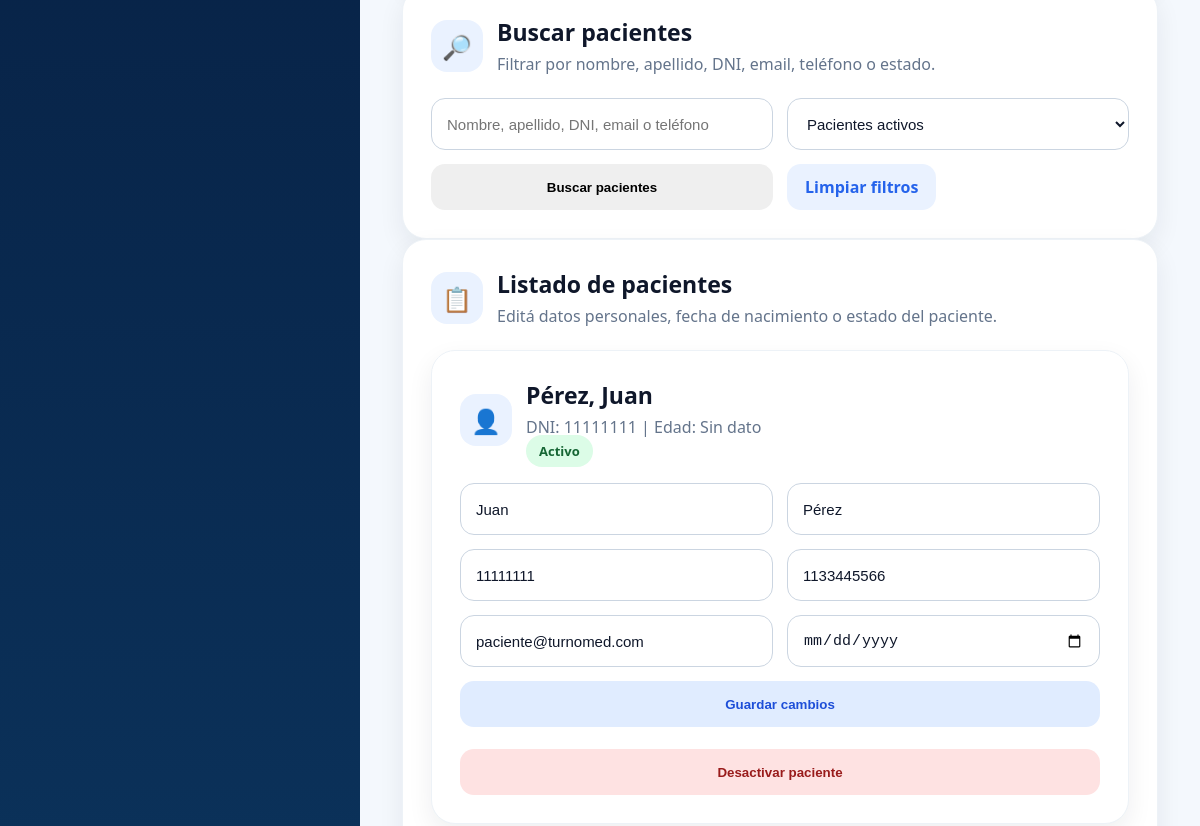
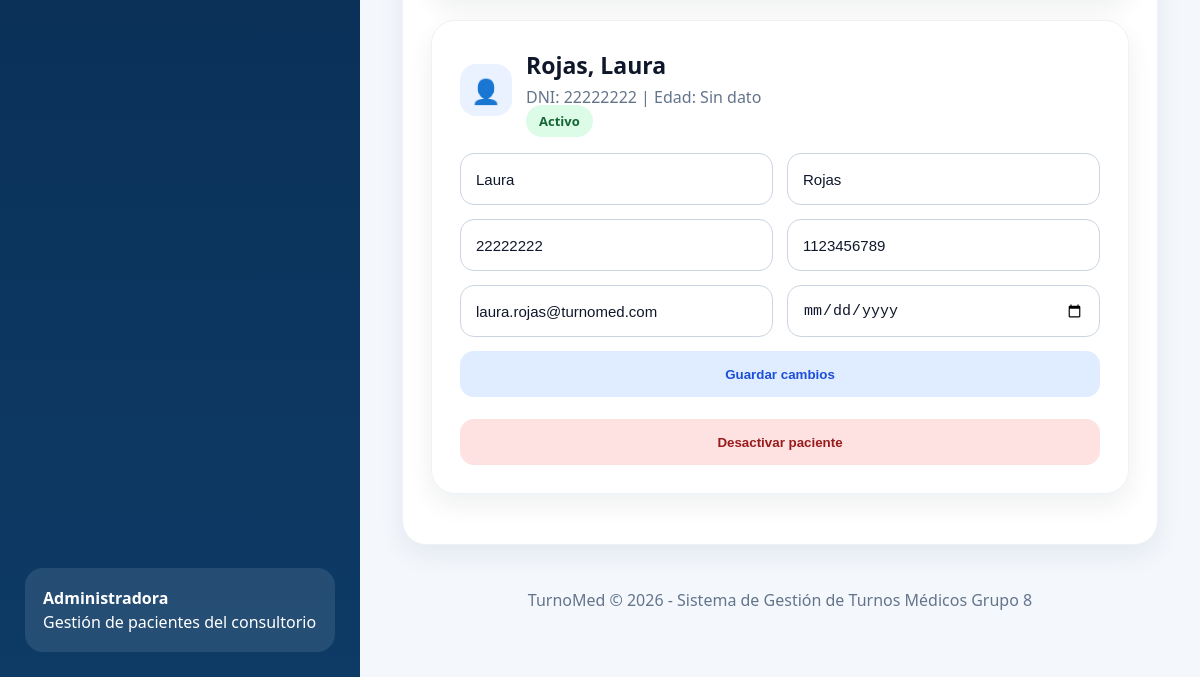
Page /admin/pacientes (signed in, lower part) on the earlier database version (2 pictures, top to bottom).
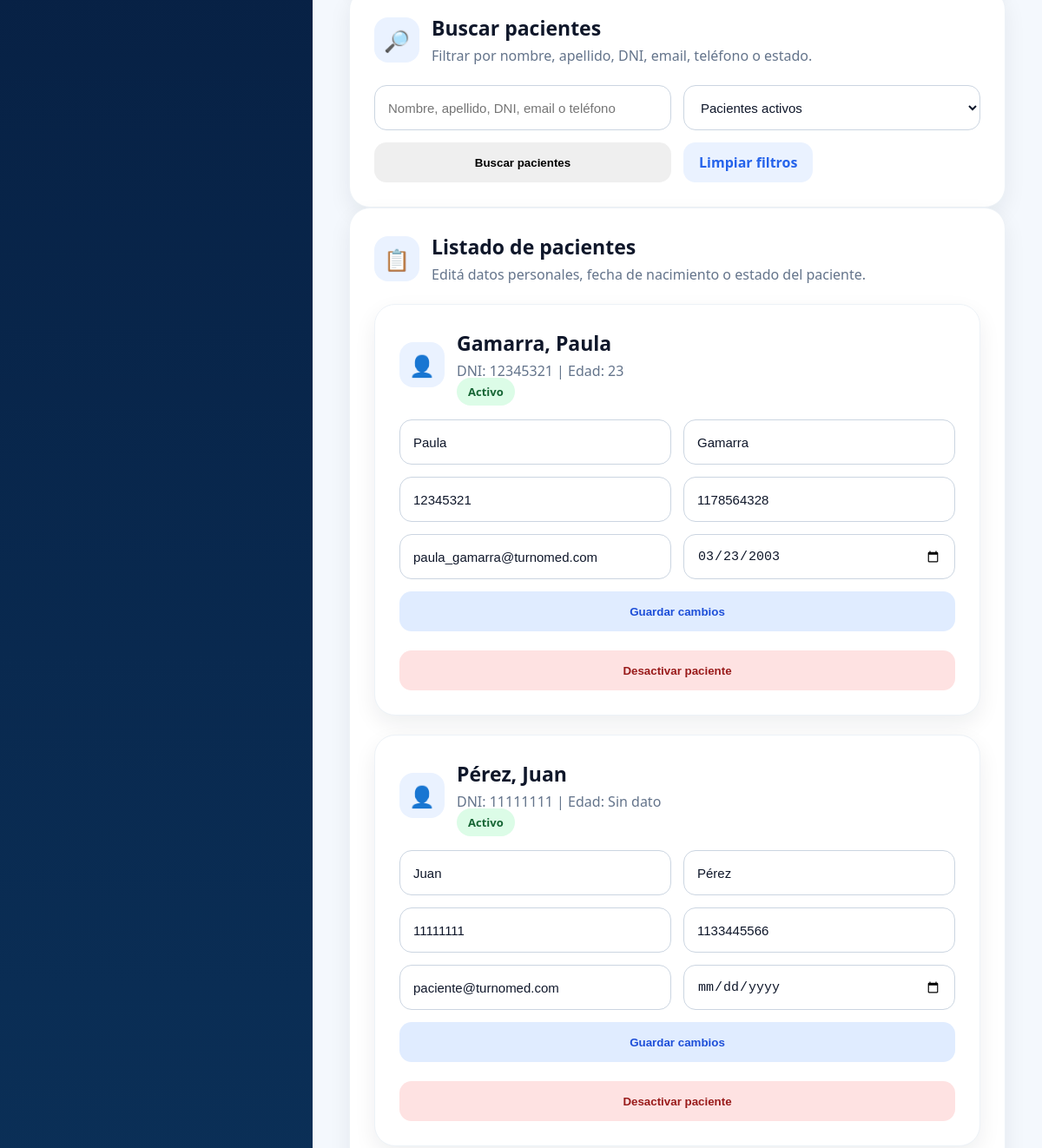
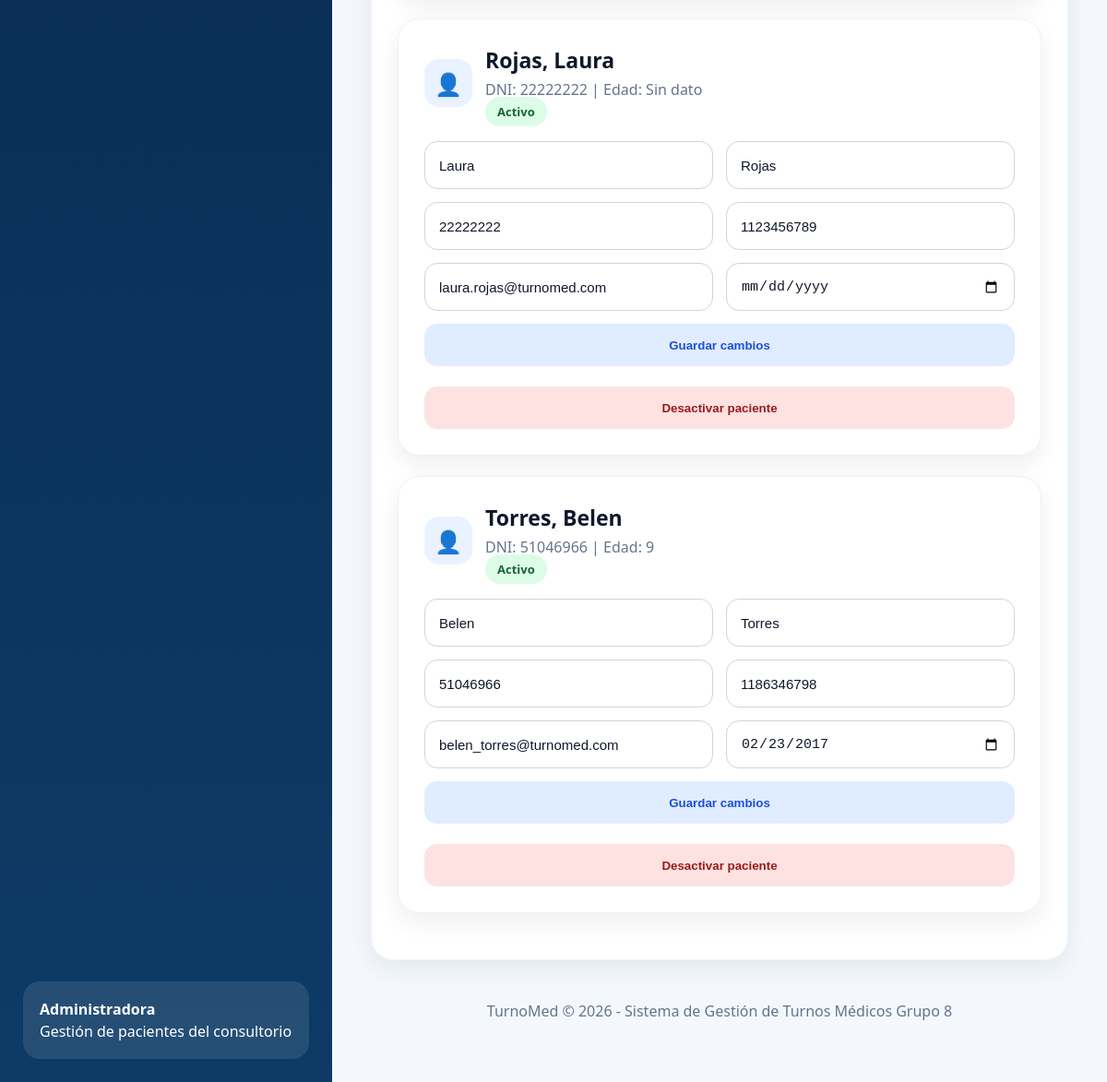
Same page on the later database version (2 pictures, top to bottom).
### tables this page shows
CREATE TABLE usuarios (
            id_usuario INTEGER PRIMARY KEY AUTOINCREMENT,
            nombre TEXT NOT NULL,
            apellido TEXT NOT NULL,
            dni TEXT,
            telefono TEXT,
            email TEXT UNIQUE NOT NULL,
            password TEXT NOT NULL,
            rol TEXT NOT NULL DEFAULT 'paciente'
        , fecha_nacimiento TEXT, activo INTEGER DEFAULT 1);

### app.py (the view)
@app.route("/admin/pacientes")
@login_required
def admin_pacientes():
    if current_user.rol != "admin":
        flash("No tenés permiso.")
        return redirect(url_for("login"))
    busqueda = request.args.get("busqueda", "")
    estado = request.args.get("estado", "activos")
    pacientes = obtener_pacientes_admin(
        busqueda if busqueda else None,
        estado
    )
    return render_template(
        "admin_pacientes.html",
        pacientes=pacientes,
        busqueda=busqueda,
        filtro_estado=estado,
        calcular_edad=calcular_edad
    )

### app.py (called while the page is built, shortened)
def get_conn():
    os.makedirs("database", exist_ok=True)
    conn = sqlite3.connect(DB_PATH)
    conn.row_factory = sqlite3.Row
    return conn

@login_manager.user_loader
def load_user(user_id):
    conn = get_conn()
    usuario = conn.execute(
        "SELECT * FROM usuarios WHERE id_usuario = ?",
        (user_id,)
    ).fetchone()
    conn.close()
    if usuario:
        return User(usuario)
    return None

def obtener_pacientes_admin(busqueda=None, estado="activos"):
    conn = get_conn()
    query = """
        SELECT *
        FROM usuarios
        WHERE rol = 'paciente'
    """
    params = []
    if estado == "activos":
        query += " AND activo = 1"
    elif estado == "inactivos":
        query += " AND activo = 0"
    query += " ORDER BY activo DESC, apellido, nombre"
    pacientes = conn.execute(query, params).fetchall()
    conn.close()
    return pacientes

### templates/admin_pacientes.html (shortened to what the changed rows need)
<!DOCTYPE html>
<html lang="es">
<head>
    <link rel="stylesheet" href="{{ url_for('static', filename='estilos.css') }}">
</head>
<body>
<div class="layout">
    <main class="content">
        <section class="card">
            <div class="card-title">
                <div>
                    <h2>Buscar pacientes</h2>
                </div>
            </div>
        </section>
        <section class="card table-card">
            <div class="card-title">
                <div>
                    <h2>Listado de pacientes</h2>
                </div>
            </div>
            {% if pacientes %}
                {% for paciente in pacientes %}
                    <div class="card" style="margin-bottom: 22px;">
                        <div class="card-title">
                            <div class="icon-box">👤</div>
                            <div>
                                <h2>{{ paciente.apellido }}, {{ paciente.nombre }}</h2>
                                <p class="table-description">
                                    DNI: {{ paciente.dni }}
                                    |
                                    Edad: {{ calcular_edad(paciente.fecha_nacimiento) }}
                                </p>
                                {% if paciente.activo == 1 %}
                                    <span class="estado">Activo</span>
                                {% else %}
                                    <span class="estado-cancelado">Inactivo</span>
                                {% endif %}
                            </div>
                        </div>
                        <form method="POST" action="/admin/pacientes/editar/{{ paciente.id_usuario }}">
                            <div class="form-grid">
                                <input type="text" name="nombre" value="{{ paciente.nombre }}" placeholder="Nombre" required>
                                <input type="text" name="apellido" value="{{ paciente.apellido }}" placeholder="Apellido" required>
                            </div>
                            <div class="form-grid">
                                <input type="text" name="dni" value="{{ paciente.dni }}" placeholder="DNI" required>
                                <input type="text" name="telefono" value="{{ paciente.telefono }}" placeholder="Teléfono">
                            </div>
                            <div class="form-grid">
                                <input type="email" name="email" value="{{ paciente.email }}" placeholder="Correo electrónico" required>
                                <input type="date" name="fecha_nacimiento" value="{{ paciente.fecha_nacimiento }}">
                            </div>
                            <button type="submit" class="btn-secondary">
                                Guardar cambios
                            </button>
                        </form>
                        <br>
                        {% if paciente.activo == 1 %}
                            <form
                                method="POST"
                                action="/admin/pacientes/desactivar/{{ paciente.id_usuario }}"
                                onsubmit="return confirm('¿Desea desactivar este paciente?');">
                                <button type="submit" class="btn-danger">
                                    Desactivar paciente
                                </button>
                            </form>
                        {% endif %}
                    </div>
                {% endfor %}
            {% else %}
                <div class="empty-state">
                    <div class="empty-icon">👤</div>
                    <strong>No se encontraron pacientes.</strong>
                    <p>Probá limpiar los filtros o agregá un nuevo paciente.</p>
                </div>
            {% endif %}
        </section>
    </main>
</div>
</body>
</html>

Differences in the rows shown:
added usuarios: apellido "Gamarra", nombre "Paula", dni "12345321", fecha_nacimiento "23", activo "Activo", telefono "1178564328", email "paula_gamarra@turnomed.com", fecha_nacimiento "03/23/2003"
added usuarios: apellido "Torres", nombre "Belen", dni "51046966", fecha_nacimiento "9", activo "Activo", telefono "1186346798", email "belen_torres@turnomed.com", fecha_nacimiento "02/23/2017"
